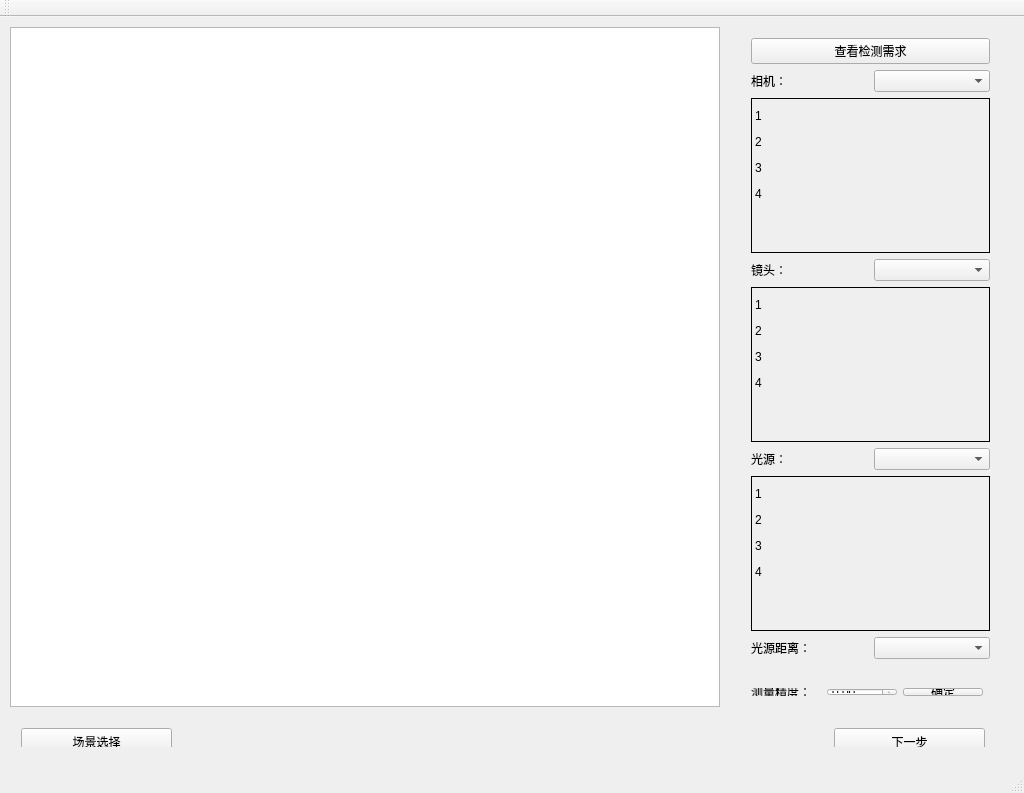
<?xml version="1.0" encoding="UTF-8"?>
<ui version="4.0">
 <class>MainWindowsClass</class>
 <widget class="QMainWindow" name="MainWindowsClass">
  <property name="geometry">
   <rect>
    <x>0</x>
    <y>0</y>
    <width>1024</width>
    <height>793</height>
   </rect>
  </property>
  <property name="windowTitle">
   <string>MainWindows</string>
  </property>
  <widget class="QWidget" name="centralWidget">
   <widget class="QWidget" name="layoutWidget">
    <property name="geometry">
     <rect>
      <x>740</x>
      <y>10</y>
      <width>261</width>
      <height>643</height>
     </rect>
    </property>
    <layout class="QVBoxLayout" name="verticalLayout">
     <item>
      <layout class="QGridLayout" name="gridLayout_2">
       <item row="0" column="0">
        <widget class="QPushButton" name="buttonCheckRequirement">
         <property name="text">
          <string>查看检测需求</string>
         </property>
        </widget>
       </item>
      </layout>
     </item>
     <item>
      <layout class="QHBoxLayout" name="horizontalLayout">
       <item>
        <layout class="QGridLayout" name="gridLayout_3">
         <item row="0" column="1">
          <widget class="QLabel" name="labelCamera">
           <property name="frameShape">
            <enum>QFrame::NoFrame</enum>
           </property>
           <property name="text">
            <string>相机：</string>
           </property>
          </widget>
         </item>
        </layout>
       </item>
       <item>
        <layout class="QGridLayout" name="gridLayout_4">
         <item row="0" column="0">
          <widget class="QComboBox" name="comboBoxCamera"/>
         </item>
        </layout>
       </item>
      </layout>
     </item>
     <item>
      <layout class="QGridLayout" name="gridLayout_5">
       <item row="0" column="0">
        <widget class="QLabel" name="labelCameraDetail">
         <property name="frameShape">
          <enum>QFrame::Box</enum>
         </property>
         <property name="text">
          <string>&lt;html&gt;&lt;head/&gt;&lt;body&gt;&lt;p&gt;1&lt;/p&gt;&lt;p&gt;2&lt;/p&gt;&lt;p&gt;3&lt;/p&gt;&lt;p&gt;4&lt;/p&gt;&lt;p&gt;&lt;br/&gt;&lt;/p&gt;&lt;/body&gt;&lt;/html&gt;</string>
         </property>
        </widget>
       </item>
      </layout>
     </item>
     <item>
      <layout class="QHBoxLayout" name="horizontalLayout_2">
       <item>
        <layout class="QGridLayout" name="gridLayout_7">
         <item row="0" column="0">
          <widget class="QLabel" name="labelLens">
           <property name="frameShape">
            <enum>QFrame::NoFrame</enum>
           </property>
           <property name="text">
            <string>镜头：</string>
           </property>
          </widget>
         </item>
        </layout>
       </item>
       <item>
        <layout class="QGridLayout" name="gridLayout_6">
         <item row="0" column="0">
          <widget class="QComboBox" name="comboBoxLens"/>
         </item>
        </layout>
       </item>
      </layout>
     </item>
     <item>
      <layout class="QGridLayout" name="gridLayout_8">
       <item row="0" column="0">
        <widget class="QLabel" name="labelLensDetail">
         <property name="frameShape">
          <enum>QFrame::Box</enum>
         </property>
         <property name="text">
          <string>&lt;html&gt;&lt;head/&gt;&lt;body&gt;&lt;p&gt;1&lt;/p&gt;&lt;p&gt;2&lt;/p&gt;&lt;p&gt;3&lt;/p&gt;&lt;p&gt;4&lt;/p&gt;&lt;p&gt;&lt;br/&gt;&lt;/p&gt;&lt;/body&gt;&lt;/html&gt;</string>
         </property>
        </widget>
       </item>
      </layout>
     </item>
     <item>
      <layout class="QHBoxLayout" name="horizontalLayout_3">
       <item>
        <layout class="QGridLayout" name="gridLayout_9">
         <item row="0" column="1">
          <widget class="QLabel" name="labelLightSource">
           <property name="frameShape">
            <enum>QFrame::NoFrame</enum>
           </property>
           <property name="text">
            <string>光源：</string>
           </property>
          </widget>
         </item>
        </layout>
       </item>
       <item>
        <layout class="QGridLayout" name="gridLayout_10">
         <item row="0" column="0">
          <widget class="QComboBox" name="comboBoxLightSource"/>
         </item>
        </layout>
       </item>
      </layout>
     </item>
     <item>
      <layout class="QGridLayout" name="gridLayout_11">
       <item row="0" column="0">
        <widget class="QLabel" name="labelLightSourceDetail">
         <property name="frameShape">
          <enum>QFrame::Box</enum>
         </property>
         <property name="text">
          <string>&lt;html&gt;&lt;head/&gt;&lt;body&gt;&lt;p&gt;1&lt;/p&gt;&lt;p&gt;2&lt;/p&gt;&lt;p&gt;3&lt;/p&gt;&lt;p&gt;4&lt;/p&gt;&lt;p&gt;&lt;br/&gt;&lt;/p&gt;&lt;/body&gt;&lt;/html&gt;</string>
         </property>
        </widget>
       </item>
      </layout>
     </item>
     <item>
      <layout class="QHBoxLayout" name="horizontalLayout_4">
       <item>
        <layout class="QGridLayout" name="gridLayout_12">
         <item row="0" column="0">
          <widget class="QLabel" name="labelLightDistance">
           <property name="frameShape">
            <enum>QFrame::NoFrame</enum>
           </property>
           <property name="text">
            <string>光源距离：</string>
           </property>
          </widget>
         </item>
        </layout>
       </item>
       <item>
        <layout class="QGridLayout" name="gridLayout_13">
         <item row="0" column="0">
          <widget class="QComboBox" name="comboBoxLightDistance"/>
         </item>
        </layout>
       </item>
      </layout>
     </item>
    </layout>
   </widget>
   <widget class="QGraphicsView" name="graphicsView">
    <property name="geometry">
     <rect>
      <x>10</x>
      <y>10</y>
      <width>710</width>
      <height>680</height>
     </rect>
    </property>
   </widget>
   <widget class="QWidget" name="layoutWidget">
    <property name="geometry">
     <rect>
      <x>740</x>
      <y>660</y>
      <width>254</width>
      <height>30</height>
     </rect>
    </property>
    <layout class="QHBoxLayout" name="horizontalLayout_5">
     <item>
      <widget class="QLabel" name="label_8">
       <property name="text">
        <string>测量精度：</string>
       </property>
      </widget>
     </item>
     <item>
      <widget class="QDoubleSpinBox" name="spinBoxAccuracy"/>
     </item>
     <item>
      <widget class="QPushButton" name="buttonAccuracy">
       <property name="text">
        <string>确定</string>
       </property>
      </widget>
     </item>
    </layout>
   </widget>
   <widget class="QWidget" name="layoutWidget">
    <property name="geometry">
     <rect>
      <x>10</x>
      <y>700</y>
      <width>986</width>
      <height>30</height>
     </rect>
    </property>
    <layout class="QHBoxLayout" name="horizontalLayout_6">
     <item>
      <widget class="QPushButton" name="buttonLast">
       <property name="minimumSize">
        <size>
         <width>151</width>
         <height>28</height>
        </size>
       </property>
       <property name="maximumSize">
        <size>
         <width>151</width>
         <height>28</height>
        </size>
       </property>
       <property name="text">
        <string>场景选择</string>
       </property>
      </widget>
     </item>
     <item>
      <spacer name="horizontalSpacer">
       <property name="orientation">
        <enum>Qt::Horizontal</enum>
       </property>
       <property name="sizeHint" stdset="0">
        <size>
         <width>668</width>
         <height>20</height>
        </size>
       </property>
      </spacer>
     </item>
     <item>
      <widget class="QPushButton" name="buttonNext">
       <property name="minimumSize">
        <size>
         <width>151</width>
         <height>28</height>
        </size>
       </property>
       <property name="maximumSize">
        <size>
         <width>151</width>
         <height>28</height>
        </size>
       </property>
       <property name="text">
        <string>下一步</string>
       </property>
      </widget>
     </item>
    </layout>
   </widget>
  </widget>
  <widget class="QMenuBar" name="menuBar">
   <property name="geometry">
    <rect>
     <x>0</x>
     <y>0</y>
     <width>1024</width>
     <height>26</height>
    </rect>
   </property>
  </widget>
  <widget class="QToolBar" name="mainToolBar">
   <attribute name="toolBarArea">
    <enum>TopToolBarArea</enum>
   </attribute>
   <attribute name="toolBarBreak">
    <bool>false</bool>
   </attribute>
  </widget>
  <widget class="QStatusBar" name="statusBar"/>
 </widget>
 <layoutdefault spacing="6" margin="11"/>
 <resources>
  <include location="MainWindows.qrc"/>
 </resources>
 <connections/>
</ui>
